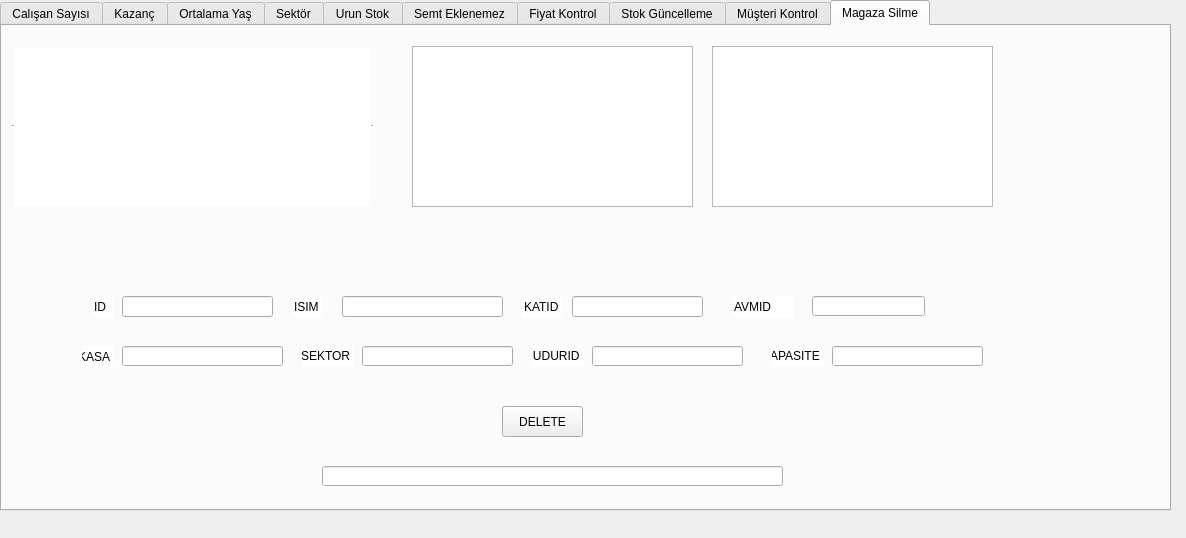
<?xml version="1.0" encoding="UTF-8"?>
<ui version="4.0">
 <class>MainWindow</class>
 <widget class="QMainWindow" name="MainWindow">
  <property name="geometry">
   <rect>
    <x>0</x>
    <y>0</y>
    <width>1186</width>
    <height>538</height>
   </rect>
  </property>
  <property name="windowTitle">
   <string>MainWindow</string>
  </property>
  <widget class="QWidget" name="centralwidget">
   <widget class="QTabWidget" name="tab_11">
    <property name="enabled">
     <bool>true</bool>
    </property>
    <property name="geometry">
     <rect>
      <x>0</x>
      <y>0</y>
      <width>1171</width>
      <height>511</height>
     </rect>
    </property>
    <property name="autoFillBackground">
     <bool>false</bool>
    </property>
    <property name="tabPosition">
     <enum>QTabWidget::North</enum>
    </property>
    <property name="currentIndex">
     <number>9</number>
    </property>
    <widget class="QWidget" name="tab">
     <attribute name="title">
      <string>Calışan Sayısı</string>
     </attribute>
     <widget class="QTableWidget" name="table">
      <property name="geometry">
       <rect>
        <x>110</x>
        <y>50</y>
        <width>451</width>
        <height>201</height>
       </rect>
      </property>
     </widget>
    </widget>
    <widget class="QWidget" name="tab_2">
     <attribute name="title">
      <string>Kazanç</string>
     </attribute>
     <widget class="QTableWidget" name="kazanctable">
      <property name="geometry">
       <rect>
        <x>140</x>
        <y>70</y>
        <width>451</width>
        <height>181</height>
       </rect>
      </property>
      <property name="frameShape">
       <enum>QFrame::HLine</enum>
      </property>
     </widget>
    </widget>
    <widget class="QWidget" name="tab_3">
     <attribute name="title">
      <string>Ortalama Yaş</string>
     </attribute>
     <widget class="QTableWidget" name="ortalamatable">
      <property name="geometry">
       <rect>
        <x>160</x>
        <y>70</y>
        <width>431</width>
        <height>181</height>
       </rect>
      </property>
      <property name="frameShape">
       <enum>QFrame::HLine</enum>
      </property>
     </widget>
    </widget>
    <widget class="QWidget" name="tab_4">
     <attribute name="title">
      <string>Sektör</string>
     </attribute>
     <widget class="QTableWidget" name="sektortable">
      <property name="geometry">
       <rect>
        <x>140</x>
        <y>60</y>
        <width>441</width>
        <height>181</height>
       </rect>
      </property>
      <property name="frameShape">
       <enum>QFrame::HLine</enum>
      </property>
     </widget>
    </widget>
    <widget class="QWidget" name="tab_5">
     <attribute name="title">
      <string>Urun Stok</string>
     </attribute>
     <widget class="QTableWidget" name="stoktable">
      <property name="geometry">
       <rect>
        <x>160</x>
        <y>60</y>
        <width>431</width>
        <height>181</height>
       </rect>
      </property>
      <property name="frameShape">
       <enum>QFrame::HLine</enum>
      </property>
     </widget>
    </widget>
    <widget class="QWidget" name="tab_6">
     <attribute name="title">
      <string>Semt Eklenemez</string>
     </attribute>
     <widget class="QTableWidget" name="semttable">
      <property name="geometry">
       <rect>
        <x>260</x>
        <y>10</y>
        <width>491</width>
        <height>181</height>
       </rect>
      </property>
      <property name="frameShape">
       <enum>QFrame::HLine</enum>
      </property>
     </widget>
     <widget class="QPushButton" name="insert22">
      <property name="geometry">
       <rect>
        <x>470</x>
        <y>330</y>
        <width>81</width>
        <height>31</height>
       </rect>
      </property>
      <property name="text">
       <string>Insert</string>
      </property>
     </widget>
     <widget class="QLineEdit" name="lineEdit">
      <property name="geometry">
       <rect>
        <x>40</x>
        <y>250</y>
        <width>21</width>
        <height>21</height>
       </rect>
      </property>
      <property name="acceptDrops">
       <bool>true</bool>
      </property>
      <property name="autoFillBackground">
       <bool>false</bool>
      </property>
      <property name="text">
       <string>ID</string>
      </property>
      <property name="frame">
       <bool>false</bool>
      </property>
      <property name="cursorPosition">
       <number>2</number>
      </property>
      <property name="dragEnabled">
       <bool>false</bool>
      </property>
      <property name="readOnly">
       <bool>true</bool>
      </property>
     </widget>
     <widget class="QLineEdit" name="lineid">
      <property name="geometry">
       <rect>
        <x>70</x>
        <y>250</y>
        <width>151</width>
        <height>21</height>
       </rect>
      </property>
     </widget>
     <widget class="QLineEdit" name="lineEdit_3">
      <property name="geometry">
       <rect>
        <x>260</x>
        <y>250</y>
        <width>31</width>
        <height>21</height>
       </rect>
      </property>
      <property name="text">
       <string>ISIM</string>
      </property>
      <property name="frame">
       <bool>false</bool>
      </property>
      <property name="readOnly">
       <bool>true</bool>
      </property>
     </widget>
     <widget class="QLineEdit" name="lineisim">
      <property name="geometry">
       <rect>
        <x>300</x>
        <y>250</y>
        <width>161</width>
        <height>21</height>
       </rect>
      </property>
     </widget>
     <widget class="QLineEdit" name="lineEdit_5">
      <property name="geometry">
       <rect>
        <x>500</x>
        <y>250</y>
        <width>61</width>
        <height>21</height>
       </rect>
      </property>
      <property name="text">
       <string>LOKASYON</string>
      </property>
      <property name="frame">
       <bool>false</bool>
      </property>
      <property name="readOnly">
       <bool>true</bool>
      </property>
     </widget>
     <widget class="QLineEdit" name="linelokasyon">
      <property name="geometry">
       <rect>
        <x>570</x>
        <y>250</y>
        <width>131</width>
        <height>21</height>
       </rect>
      </property>
     </widget>
     <widget class="QLineEdit" name="lineEdit_7">
      <property name="geometry">
       <rect>
        <x>740</x>
        <y>250</y>
        <width>41</width>
        <height>21</height>
       </rect>
      </property>
      <property name="text">
       <string>NUFUS</string>
      </property>
      <property name="frame">
       <bool>false</bool>
      </property>
      <property name="readOnly">
       <bool>true</bool>
      </property>
     </widget>
     <widget class="QLineEdit" name="linenufus">
      <property name="geometry">
       <rect>
        <x>790</x>
        <y>250</y>
        <width>113</width>
        <height>20</height>
       </rect>
      </property>
     </widget>
     <widget class="QLineEdit" name="semtsonuc">
      <property name="geometry">
       <rect>
        <x>280</x>
        <y>420</y>
        <width>461</width>
        <height>20</height>
       </rect>
      </property>
     </widget>
    </widget>
    <widget class="QWidget" name="tab_7">
     <attribute name="title">
      <string>Fiyat Kontrol</string>
     </attribute>
     <widget class="QTableWidget" name="uruntable">
      <property name="geometry">
       <rect>
        <x>220</x>
        <y>20</y>
        <width>671</width>
        <height>181</height>
       </rect>
      </property>
      <property name="frameShape">
       <enum>QFrame::HLine</enum>
      </property>
     </widget>
     <widget class="QLineEdit" name="lineEdit_9">
      <property name="geometry">
       <rect>
        <x>70</x>
        <y>260</y>
        <width>21</width>
        <height>21</height>
       </rect>
      </property>
      <property name="acceptDrops">
       <bool>true</bool>
      </property>
      <property name="autoFillBackground">
       <bool>false</bool>
      </property>
      <property name="text">
       <string>ID</string>
      </property>
      <property name="frame">
       <bool>false</bool>
      </property>
      <property name="cursorPosition">
       <number>2</number>
      </property>
      <property name="dragEnabled">
       <bool>false</bool>
      </property>
      <property name="readOnly">
       <bool>true</bool>
      </property>
     </widget>
     <widget class="QLineEdit" name="lineidurun">
      <property name="geometry">
       <rect>
        <x>100</x>
        <y>260</y>
        <width>151</width>
        <height>21</height>
       </rect>
      </property>
     </widget>
     <widget class="QLineEdit" name="linetipurun">
      <property name="geometry">
       <rect>
        <x>550</x>
        <y>260</y>
        <width>131</width>
        <height>21</height>
       </rect>
      </property>
     </widget>
     <widget class="QPushButton" name="inserturun">
      <property name="geometry">
       <rect>
        <x>480</x>
        <y>400</y>
        <width>81</width>
        <height>31</height>
       </rect>
      </property>
      <property name="text">
       <string>Insert</string>
      </property>
     </widget>
     <widget class="QLineEdit" name="linefiyaturun">
      <property name="geometry">
       <rect>
        <x>320</x>
        <y>260</y>
        <width>161</width>
        <height>21</height>
       </rect>
      </property>
     </widget>
     <widget class="QLineEdit" name="linemagazaurun">
      <property name="geometry">
       <rect>
        <x>790</x>
        <y>260</y>
        <width>113</width>
        <height>20</height>
       </rect>
      </property>
     </widget>
     <widget class="QLineEdit" name="lineEdit_10">
      <property name="geometry">
       <rect>
        <x>270</x>
        <y>260</y>
        <width>41</width>
        <height>21</height>
       </rect>
      </property>
      <property name="text">
       <string>FIYAT</string>
      </property>
      <property name="frame">
       <bool>false</bool>
      </property>
      <property name="readOnly">
       <bool>true</bool>
      </property>
     </widget>
     <widget class="QLineEdit" name="lineEdit_11">
      <property name="geometry">
       <rect>
        <x>710</x>
        <y>260</y>
        <width>61</width>
        <height>21</height>
       </rect>
      </property>
      <property name="text">
       <string>MAGAZAID</string>
      </property>
      <property name="frame">
       <bool>false</bool>
      </property>
      <property name="readOnly">
       <bool>true</bool>
      </property>
     </widget>
     <widget class="QLineEdit" name="lineEdit_12">
      <property name="geometry">
       <rect>
        <x>520</x>
        <y>260</y>
        <width>21</width>
        <height>21</height>
       </rect>
      </property>
      <property name="text">
       <string>TIP</string>
      </property>
      <property name="frame">
       <bool>false</bool>
      </property>
      <property name="readOnly">
       <bool>true</bool>
      </property>
     </widget>
     <widget class="QLineEdit" name="lineEdit_13">
      <property name="geometry">
       <rect>
        <x>270</x>
        <y>320</y>
        <width>41</width>
        <height>21</height>
       </rect>
      </property>
      <property name="text">
       <string>SATIS</string>
      </property>
      <property name="frame">
       <bool>false</bool>
      </property>
      <property name="readOnly">
       <bool>true</bool>
      </property>
     </widget>
     <widget class="QLineEdit" name="linesatsurun">
      <property name="geometry">
       <rect>
        <x>320</x>
        <y>320</y>
        <width>161</width>
        <height>20</height>
       </rect>
      </property>
     </widget>
     <widget class="QLineEdit" name="lineEdit_15">
      <property name="geometry">
       <rect>
        <x>520</x>
        <y>320</y>
        <width>31</width>
        <height>20</height>
       </rect>
      </property>
      <property name="text">
       <string>STOK</string>
      </property>
      <property name="frame">
       <bool>false</bool>
      </property>
      <property name="readOnly">
       <bool>false</bool>
      </property>
     </widget>
     <widget class="QLineEdit" name="linestokurun">
      <property name="geometry">
       <rect>
        <x>570</x>
        <y>320</y>
        <width>151</width>
        <height>20</height>
       </rect>
      </property>
     </widget>
     <widget class="QLineEdit" name="semtsonuc_2">
      <property name="geometry">
       <rect>
        <x>280</x>
        <y>460</y>
        <width>461</width>
        <height>20</height>
       </rect>
      </property>
     </widget>
    </widget>
    <widget class="QWidget" name="tab_8">
     <attribute name="title">
      <string>Stok Güncelleme</string>
     </attribute>
     <widget class="QTableWidget" name="stoktable_3">
      <property name="geometry">
       <rect>
        <x>70</x>
        <y>20</y>
        <width>321</width>
        <height>181</height>
       </rect>
      </property>
      <property name="frameShape">
       <enum>QFrame::HLine</enum>
      </property>
     </widget>
     <widget class="QLineEdit" name="linestokurunid">
      <property name="geometry">
       <rect>
        <x>440</x>
        <y>270</y>
        <width>161</width>
        <height>21</height>
       </rect>
      </property>
     </widget>
     <widget class="QLineEdit" name="lineEdit_14">
      <property name="geometry">
       <rect>
        <x>390</x>
        <y>270</y>
        <width>41</width>
        <height>21</height>
       </rect>
      </property>
      <property name="text">
       <string>URUNID</string>
      </property>
      <property name="frame">
       <bool>false</bool>
      </property>
      <property name="readOnly">
       <bool>true</bool>
      </property>
     </widget>
     <widget class="QLineEdit" name="lineEdit_16">
      <property name="geometry">
       <rect>
        <x>640</x>
        <y>270</y>
        <width>61</width>
        <height>21</height>
       </rect>
      </property>
      <property name="text">
       <string>MAGAZAID</string>
      </property>
      <property name="frame">
       <bool>false</bool>
      </property>
      <property name="readOnly">
       <bool>true</bool>
      </property>
     </widget>
     <widget class="QLineEdit" name="linestokid">
      <property name="geometry">
       <rect>
        <x>220</x>
        <y>270</y>
        <width>151</width>
        <height>21</height>
       </rect>
      </property>
     </widget>
     <widget class="QLineEdit" name="lineEdit_17">
      <property name="geometry">
       <rect>
        <x>190</x>
        <y>270</y>
        <width>21</width>
        <height>21</height>
       </rect>
      </property>
      <property name="acceptDrops">
       <bool>true</bool>
      </property>
      <property name="autoFillBackground">
       <bool>false</bool>
      </property>
      <property name="text">
       <string>ID</string>
      </property>
      <property name="frame">
       <bool>false</bool>
      </property>
      <property name="cursorPosition">
       <number>2</number>
      </property>
      <property name="dragEnabled">
       <bool>false</bool>
      </property>
      <property name="readOnly">
       <bool>true</bool>
      </property>
     </widget>
     <widget class="QLineEdit" name="linestokmagazaid">
      <property name="geometry">
       <rect>
        <x>710</x>
        <y>270</y>
        <width>131</width>
        <height>21</height>
       </rect>
      </property>
     </widget>
     <widget class="QPushButton" name="insertstok">
      <property name="geometry">
       <rect>
        <x>470</x>
        <y>350</y>
        <width>81</width>
        <height>31</height>
       </rect>
      </property>
      <property name="text">
       <string>Insert</string>
      </property>
     </widget>
     <widget class="QLineEdit" name="semtsonuc_3">
      <property name="geometry">
       <rect>
        <x>270</x>
        <y>450</y>
        <width>461</width>
        <height>20</height>
       </rect>
      </property>
     </widget>
     <widget class="QTableWidget" name="stok_table4">
      <property name="geometry">
       <rect>
        <x>500</x>
        <y>20</y>
        <width>401</width>
        <height>181</height>
       </rect>
      </property>
     </widget>
    </widget>
    <widget class="QWidget" name="tab_9">
     <attribute name="title">
      <string>Müşteri Kontrol</string>
     </attribute>
     <widget class="QLineEdit" name="linestokmagazaid_2">
      <property name="geometry">
       <rect>
        <x>700</x>
        <y>270</y>
        <width>131</width>
        <height>21</height>
       </rect>
      </property>
     </widget>
     <widget class="QLineEdit" name="musteriid">
      <property name="geometry">
       <rect>
        <x>220</x>
        <y>270</y>
        <width>151</width>
        <height>21</height>
       </rect>
      </property>
     </widget>
     <widget class="QLineEdit" name="lineEdit_19">
      <property name="geometry">
       <rect>
        <x>190</x>
        <y>270</y>
        <width>21</width>
        <height>21</height>
       </rect>
      </property>
      <property name="acceptDrops">
       <bool>true</bool>
      </property>
      <property name="autoFillBackground">
       <bool>false</bool>
      </property>
      <property name="text">
       <string>ID</string>
      </property>
      <property name="frame">
       <bool>false</bool>
      </property>
      <property name="cursorPosition">
       <number>2</number>
      </property>
      <property name="dragEnabled">
       <bool>false</bool>
      </property>
      <property name="readOnly">
       <bool>true</bool>
      </property>
     </widget>
     <widget class="QTableWidget" name="musteritable">
      <property name="geometry">
       <rect>
        <x>320</x>
        <y>30</y>
        <width>381</width>
        <height>181</height>
       </rect>
      </property>
      <property name="frameShape">
       <enum>QFrame::HLine</enum>
      </property>
     </widget>
     <widget class="QLineEdit" name="lineEdit_20">
      <property name="geometry">
       <rect>
        <x>390</x>
        <y>270</y>
        <width>61</width>
        <height>21</height>
       </rect>
      </property>
      <property name="text">
       <string>Musteri Yaş</string>
      </property>
      <property name="frame">
       <bool>false</bool>
      </property>
      <property name="readOnly">
       <bool>true</bool>
      </property>
     </widget>
     <widget class="QLineEdit" name="musteriyas">
      <property name="geometry">
       <rect>
        <x>460</x>
        <y>270</y>
        <width>161</width>
        <height>21</height>
       </rect>
      </property>
     </widget>
     <widget class="QPushButton" name="insertmusteri">
      <property name="geometry">
       <rect>
        <x>470</x>
        <y>350</y>
        <width>81</width>
        <height>31</height>
       </rect>
      </property>
      <property name="text">
       <string>Insert</string>
      </property>
     </widget>
     <widget class="QLineEdit" name="musterimagazaid">
      <property name="geometry">
       <rect>
        <x>630</x>
        <y>270</y>
        <width>61</width>
        <height>21</height>
       </rect>
      </property>
      <property name="text">
       <string>MAGAZAID</string>
      </property>
      <property name="frame">
       <bool>false</bool>
      </property>
      <property name="readOnly">
       <bool>true</bool>
      </property>
     </widget>
     <widget class="QLineEdit" name="semtsonuc_4">
      <property name="geometry">
       <rect>
        <x>270</x>
        <y>450</y>
        <width>461</width>
        <height>20</height>
       </rect>
      </property>
     </widget>
    </widget>
    <widget class="QWidget" name="tab_10">
     <attribute name="title">
      <string>Magaza Silme</string>
     </attribute>
     <widget class="QLineEdit" name="magazaisim">
      <property name="geometry">
       <rect>
        <x>340</x>
        <y>270</y>
        <width>161</width>
        <height>21</height>
       </rect>
      </property>
      <property name="text">
       <string/>
      </property>
     </widget>
     <widget class="QPushButton" name="deletemagaza">
      <property name="geometry">
       <rect>
        <x>500</x>
        <y>380</y>
        <width>81</width>
        <height>31</height>
       </rect>
      </property>
      <property name="text">
       <string>DELETE</string>
      </property>
     </widget>
     <widget class="QLineEdit" name="lineEdit_18">
      <property name="geometry">
       <rect>
        <x>290</x>
        <y>270</y>
        <width>31</width>
        <height>21</height>
       </rect>
      </property>
      <property name="text">
       <string>ISIM</string>
      </property>
      <property name="frame">
       <bool>false</bool>
      </property>
      <property name="readOnly">
       <bool>true</bool>
      </property>
     </widget>
     <widget class="QLineEdit" name="lineEdit_21">
      <property name="geometry">
       <rect>
        <x>730</x>
        <y>270</y>
        <width>61</width>
        <height>21</height>
       </rect>
      </property>
      <property name="text">
       <string>AVMID</string>
      </property>
      <property name="frame">
       <bool>false</bool>
      </property>
      <property name="readOnly">
       <bool>true</bool>
      </property>
     </widget>
     <widget class="QLineEdit" name="lineEdit_22">
      <property name="geometry">
       <rect>
        <x>520</x>
        <y>270</y>
        <width>41</width>
        <height>21</height>
       </rect>
      </property>
      <property name="text">
       <string>KATID</string>
      </property>
      <property name="frame">
       <bool>false</bool>
      </property>
      <property name="readOnly">
       <bool>true</bool>
      </property>
     </widget>
     <widget class="QLineEdit" name="lineEdit_23">
      <property name="geometry">
       <rect>
        <x>80</x>
        <y>320</y>
        <width>31</width>
        <height>21</height>
       </rect>
      </property>
      <property name="text">
       <string>KASA</string>
      </property>
      <property name="frame">
       <bool>false</bool>
      </property>
      <property name="readOnly">
       <bool>true</bool>
      </property>
     </widget>
     <widget class="QLineEdit" name="magazakasa">
      <property name="geometry">
       <rect>
        <x>120</x>
        <y>320</y>
        <width>161</width>
        <height>20</height>
       </rect>
      </property>
      <property name="text">
       <string/>
      </property>
     </widget>
     <widget class="QLineEdit" name="avmid">
      <property name="geometry">
       <rect>
        <x>810</x>
        <y>270</y>
        <width>113</width>
        <height>20</height>
       </rect>
      </property>
      <property name="text">
       <string/>
      </property>
     </widget>
     <widget class="QLineEdit" name="magazasektor">
      <property name="geometry">
       <rect>
        <x>360</x>
        <y>320</y>
        <width>151</width>
        <height>20</height>
       </rect>
      </property>
      <property name="text">
       <string/>
      </property>
     </widget>
     <widget class="QLineEdit" name="magazaidd">
      <property name="geometry">
       <rect>
        <x>120</x>
        <y>270</y>
        <width>151</width>
        <height>21</height>
       </rect>
      </property>
      <property name="text">
       <string/>
      </property>
     </widget>
     <widget class="QLineEdit" name="lineEdit_24">
      <property name="geometry">
       <rect>
        <x>90</x>
        <y>270</y>
        <width>21</width>
        <height>21</height>
       </rect>
      </property>
      <property name="acceptDrops">
       <bool>true</bool>
      </property>
      <property name="autoFillBackground">
       <bool>false</bool>
      </property>
      <property name="text">
       <string>ID</string>
      </property>
      <property name="frame">
       <bool>false</bool>
      </property>
      <property name="cursorPosition">
       <number>2</number>
      </property>
      <property name="dragEnabled">
       <bool>false</bool>
      </property>
      <property name="readOnly">
       <bool>true</bool>
      </property>
     </widget>
     <widget class="QLineEdit" name="katid">
      <property name="geometry">
       <rect>
        <x>570</x>
        <y>270</y>
        <width>131</width>
        <height>21</height>
       </rect>
      </property>
      <property name="text">
       <string/>
      </property>
     </widget>
     <widget class="QLineEdit" name="lineEdit_25">
      <property name="geometry">
       <rect>
        <x>300</x>
        <y>320</y>
        <width>51</width>
        <height>20</height>
       </rect>
      </property>
      <property name="text">
       <string>SEKTOR</string>
      </property>
      <property name="frame">
       <bool>false</bool>
      </property>
      <property name="readOnly">
       <bool>false</bool>
      </property>
     </widget>
     <widget class="QTableWidget" name="magazatable">
      <property name="geometry">
       <rect>
        <x>10</x>
        <y>20</y>
        <width>361</width>
        <height>161</height>
       </rect>
      </property>
      <property name="frameShape">
       <enum>QFrame::HLine</enum>
      </property>
     </widget>
     <widget class="QLineEdit" name="magazamudur">
      <property name="geometry">
       <rect>
        <x>590</x>
        <y>320</y>
        <width>151</width>
        <height>20</height>
       </rect>
      </property>
      <property name="text">
       <string/>
      </property>
     </widget>
     <widget class="QLineEdit" name="lineEdit_26">
      <property name="geometry">
       <rect>
        <x>530</x>
        <y>320</y>
        <width>51</width>
        <height>20</height>
       </rect>
      </property>
      <property name="text">
       <string>MUDURID</string>
      </property>
      <property name="frame">
       <bool>false</bool>
      </property>
      <property name="readOnly">
       <bool>false</bool>
      </property>
     </widget>
     <widget class="QLineEdit" name="lineEdit_27">
      <property name="geometry">
       <rect>
        <x>770</x>
        <y>320</y>
        <width>51</width>
        <height>20</height>
       </rect>
      </property>
      <property name="text">
       <string>KAPASITE</string>
      </property>
      <property name="frame">
       <bool>false</bool>
      </property>
      <property name="readOnly">
       <bool>false</bool>
      </property>
     </widget>
     <widget class="QLineEdit" name="magazakapasite">
      <property name="geometry">
       <rect>
        <x>830</x>
        <y>320</y>
        <width>151</width>
        <height>20</height>
       </rect>
      </property>
      <property name="text">
       <string/>
      </property>
     </widget>
     <widget class="QLineEdit" name="semtsonuc_5">
      <property name="geometry">
       <rect>
        <x>320</x>
        <y>440</y>
        <width>461</width>
        <height>20</height>
       </rect>
      </property>
     </widget>
     <widget class="QTableWidget" name="tableWidget">
      <property name="geometry">
       <rect>
        <x>410</x>
        <y>20</y>
        <width>281</width>
        <height>161</height>
       </rect>
      </property>
     </widget>
     <widget class="QTableWidget" name="tableWidget_2">
      <property name="geometry">
       <rect>
        <x>710</x>
        <y>20</y>
        <width>281</width>
        <height>161</height>
       </rect>
      </property>
     </widget>
    </widget>
   </widget>
  </widget>
 </widget>
 <resources/>
 <connections/>
</ui>
